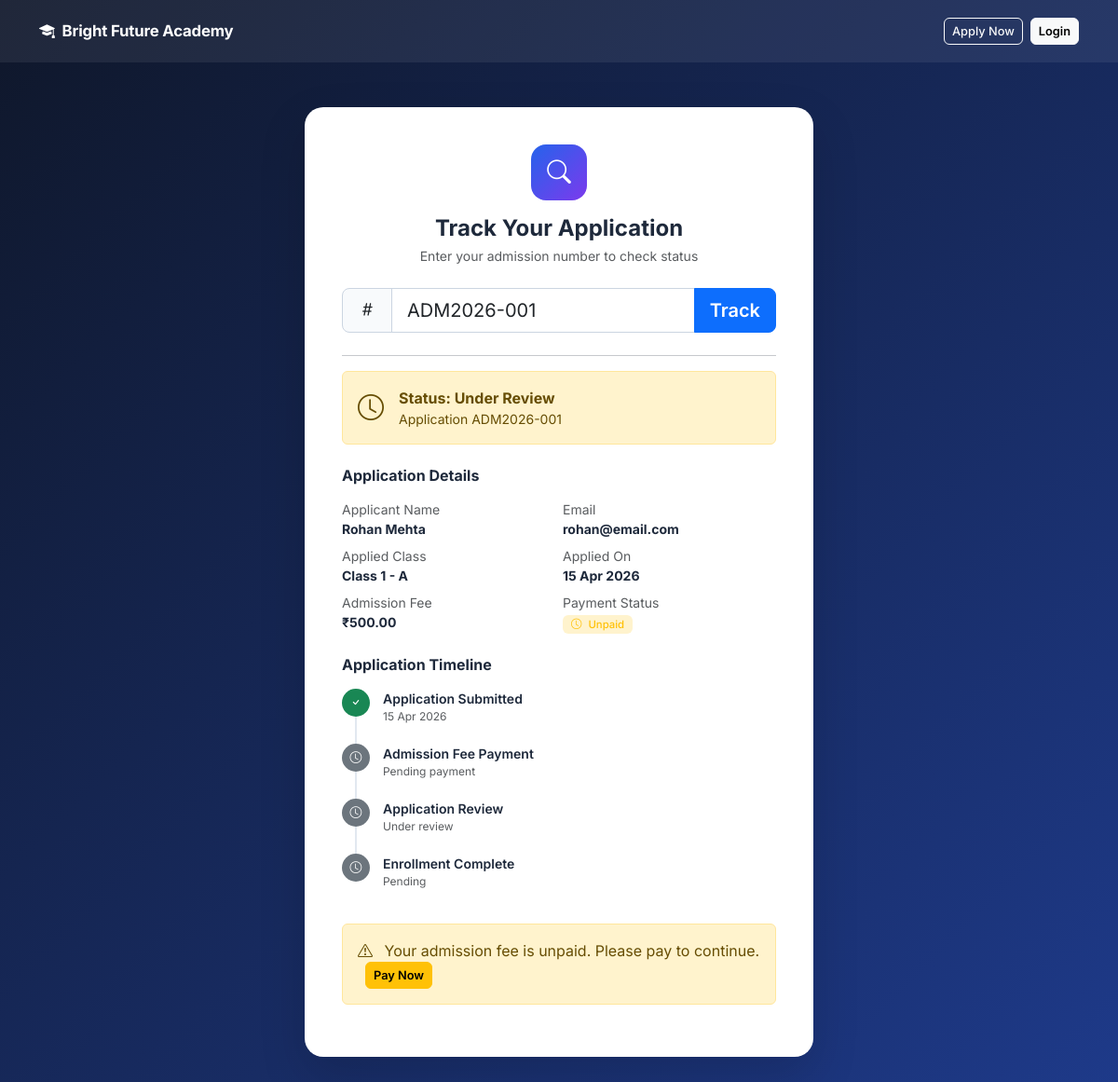
The app's page /admission/track.php?adm=ADM2026-001 with its own data.
### tables this page shows
CREATE TABLE IF NOT EXISTS settings (
    id INT AUTO_INCREMENT PRIMARY KEY,
    setting_key VARCHAR(100) UNIQUE NOT NULL,
    setting_value TEXT,
    setting_group VARCHAR(50) DEFAULT 'general',
    updated_at TIMESTAMP DEFAULT CURRENT_TIMESTAMP ON UPDATE CURRENT_TIMESTAMP
);

CREATE TABLE IF NOT EXISTS admissions (
    id INT AUTO_INCREMENT PRIMARY KEY,
    admission_no VARCHAR(20) UNIQUE NOT NULL,
    applicant_name VARCHAR(100) NOT NULL,
    applicant_email VARCHAR(100) NOT NULL,
    applicant_phone VARCHAR(20) NOT NULL,
    date_of_birth DATE,
    gender ENUM('Male','Female','Other'),
    address TEXT,
    parent_name VARCHAR(100) NOT NULL,
    parent_phone VARCHAR(20) NOT NULL,
    parent_email VARCHAR(100),
    applying_class_id INT,
    previous_school VARCHAR(150),
    previous_marks DECIMAL(5,2),
    blood_group VARCHAR(5),
    status ENUM('pending','approved','rejected','enrolled') DEFAULT 'pending',
    admission_fee DECIMAL(10,2) DEFAULT 500.00,
    fee_status ENUM('unpaid','paid','refunded') DEFAULT 'unpaid',
    payment_txn_id VARCHAR(100),
    payment_date DATETIME,
    payment_method VARCHAR(50),
    remarks TEXT,
    user_id INT,      
    applied_at TIMESTAMP DEFAULT CURRENT_TIMESTAMP,
    updated_at TIMESTAMP DEFAULT CURRENT_TIMESTAMP ON UPDATE CURRENT_TIMESTAMP,
    FOREIGN KEY (applying_class_id) REFERENCES classes(id) ON DELETE SET NULL
);

CREATE TABLE IF NOT EXISTS classes (
    id INT AUTO_INCREMENT PRIMARY KEY,
    class_name VARCHAR(50) NOT NULL,
    section VARCHAR(10) NOT NULL,
    class_teacher_id INT,
    seats INT DEFAULT 40,
    created_at TIMESTAMP DEFAULT CURRENT_TIMESTAMP,
    UNIQUE KEY uq_class_section (class_name, section)
);

### config/db.php (called while the page is built, shortened)
<?php
function getDB() {
    static $conn = null;
    if ($conn === null) {
        $conn = new mysqli(DB_HOST, DB_USER, DB_PASS, DB_NAME);
        $conn->set_charset('utf8mb4');
    }
    return $conn;
}
function getSetting($key, $default = '') {
    $db  = getDB();
    $key = $db->real_escape_string($key);
    $res = $db->query("SELECT setting_value FROM settings WHERE setting_key='$key' LIMIT 1");
    if ($res && $res->num_rows > 0) {
        return $res->fetch_assoc()['setting_value'];
    }
    return $default;
}
function sanitize($data) {
    return htmlspecialchars(strip_tags(trim($data)));
}
function dbSanitize($data) {
    $db = getDB();
    return $db->real_escape_string(strip_tags(trim($data)));
}
function formatDate($d) {
    return $d ? date('d M Y', strtotime($d)) : '-';
}

### admission/track.php (the view, shortened to what this page needs)
<?php
require_once '../config/db.php';
$db = getDB();
$admNo  = sanitize($_GET['adm'] ?? '');
$adm    = null;
if ($_SERVER['REQUEST_METHOD'] === 'GET' && $admNo) {
    $admNoEsc = dbSanitize($admNo);
    $res = $db->query("
        SELECT a.*, c.class_name, c.section
        FROM admissions a
        LEFT JOIN classes c ON a.applying_class_id=c.id
        WHERE a.admission_no='$admNoEsc' LIMIT 1
    ");
    if ($res && $res->num_rows > 0) {
        $adm = $res->fetch_assoc();
    } else {
        $notFound = true;
    }
}
$schoolName = getSetting('school_name', APP_NAME);
?>
<!DOCTYPE html>
<html lang="en">
<head>
    <link href="https://cdn.jsdelivr.net/npm/bootstrap@5.3.2/dist/css/bootstrap.min.css" rel="stylesheet">
    <link href="https://cdn.jsdelivr.net/npm/bootstrap-icons@1.11.3/font/bootstrap-icons.css" rel="stylesheet">
    <link href="<?= APP_URL ?>/assets/css/style.css" rel="stylesheet">
</head>
<body style="background:linear-gradient(135deg,#0f172a,#1e3a8a);min-height:100vh">
<nav class="navbar navbar-dark py-3" style="background:rgba(255,255,255,.07)">
    <div class="container">
        <a class="navbar-brand fw-700 text-white" href="<?= APP_URL ?>">
            <i class="bi bi-mortarboard-fill me-2"></i><?= htmlspecialchars($schoolName) ?>
        </a>
        <div class="d-flex gap-2">
            <a href="apply.php" class="btn btn-outline-light btn-sm">Apply Now</a>
            <a href="<?= APP_URL ?>/auth/login.php" class="btn btn-light btn-sm fw-600">Login</a>
        </div>
    </div>
</nav>
<div class="container py-5">
    <div class="row justify-content-center">
        <div class="col-lg-6">
            <div class="track-card">
                <div class="text-center mb-4">
                    <div style="width:60px;height:60px;background:linear-gradient(135deg,#2563eb,#7c3aed);border-radius:16px;display:flex;align-items:center;justify-content:center;margin:0 auto 16px;font-size:1.6rem;color:#fff">
                        <i class="bi bi-search"></i>
                    </div>
                    <h4 class="fw-700 mb-1">Track Your Application</h4>
                    <p class="text-muted small">Enter your admission number to check status</p>
                </div>
                <form method="GET" class="mb-4">
                    <div class="input-group input-group-lg">
                        <span class="input-group-text"><i class="bi bi-hash"></i></span>
                        <input type="text" name="adm" class="form-control"
                               placeholder="e.g. ADM2026-001"
                               value="<?= htmlspecialchars($admNo) ?>">
                        <button type="submit" class="btn btn-primary fw-600">Track</button>
                    </div>
                </form>
                <?php if ($adm):
                    $statusInfo = [
                        'pending'  => ['icon'=>'clock',          'color'=>'warning', 'label'=>'Under Review'],
                        'approved' => ['icon'=>'check-circle',   'color'=>'success', 'label'=>'Approved'],
                        'rejected' => ['icon'=>'x-circle',       'color'=>'danger',  'label'=>'Rejected'],
                        'enrolled' => ['icon'=>'mortarboard-fill','color'=>'primary', 'label'=>'Enrolled'],
                    ];
                    $si = $statusInfo[$adm['status']] ?? $statusInfo['pending'];
                ?>
                <hr>
                <div class="alert alert-<?= $si['color'] ?> d-flex align-items-center gap-3 mb-4">
                    <i class="bi bi-<?= $si['icon'] ?> fs-3"></i>
                    <div>
                        <div class="fw-700">Status: <?= $si['label'] ?></div>
                        <div class="small">Application <?= htmlspecialchars($adm['admission_no']) ?></div>
                    </div>
                </div>
                <h6 class="fw-700 mb-3">Application Details</h6>
                <div class="row g-2 small mb-4">
                    <div class="col-6"><span class="text-muted d-block">Applicant Name</span><strong><?= htmlspecialchars($adm['applicant_name']) ?></strong></div>
                    <div class="col-6"><span class="text-muted d-block">Email</span><strong><?= htmlspecialchars($adm['applicant_email']) ?></strong></div>
                    <div class="col-6"><span class="text-muted d-block">Applied Class</span><strong><?= htmlspecialchars($adm['class_name'].' - '.$adm['section']) ?></strong></div>
                    <div class="col-6"><span class="text-muted d-block">Applied On</span><strong><?= formatDate($adm['applied_at']) ?></strong></div>
                    <div class="col-6">
                        <span class="text-muted d-block">Admission Fee</span>
                        <strong>&#8377;<?= number_format($adm['admission_fee'],2) ?></strong>
                    </div>
                    <div class="col-6">
                        <span class="text-muted d-block">Payment Status</span>
                        <span class="badge bg-<?= $adm['fee_status']==='paid'?'success':'warning' ?>-subtle text-<?= $adm['fee_status']==='paid'?'success':'warning' ?>">
                            <i class="bi bi-<?= $adm['fee_status']==='paid'?'check-circle':'clock' ?> me-1"></i>
                            <?= ucfirst($adm['fee_status']) ?>
                        </span>
                    </div>
                </div>
                <h6 class="fw-700 mb-3">Application Timeline</h6>
                <ul class="status-timeline">
                    <li>
                        <div class="timeline-dot bg-success text-white"><i class="bi bi-check"></i></div>
                        <div>
                            <div class="fw-600 small">Application Submitted</div>
                            <div class="text-muted" style="font-size:.75rem"><?= formatDate($adm['applied_at']) ?></div>
                        </div>
                    </li>
                    <li>
                        <div class="timeline-dot bg-<?= $adm['fee_status']==='paid'?'success':'secondary' ?> text-white">
                            <i class="bi bi-<?= $adm['fee_status']==='paid'?'check':'clock' ?>"></i>
                        </div>
                        <div>
                            <div class="fw-600 small">Admission Fee Payment</div>
                            <div class="text-muted" style="font-size:.75rem">
                                <?= $adm['fee_status']==='paid' ? '&#8377;'.number_format($adm['admission_fee'],2).' paid' : 'Pending payment' ?>
                            </div>
                        </div>
                    </li>
                    <li>
                        <div class="timeline-dot bg-<?= in_array($adm['status'],['approved','enrolled'])?'success':'secondary' ?> text-white">
                            <i class="bi bi-<?= in_array($adm['status'],['approved','enrolled'])?'check':'clock' ?>"></i>
                        </div>
                        <div>
                            <div class="fw-600 small">Application Review</div>
                            <div class="text-muted" style="font-size:.75rem">
                                <?= $adm['status']==='rejected' ? 'Application rejected' : ($adm['status']==='pending'?'Under review':'Approved') ?>
                            </div>
                        </div>
                    </li>
                    <li>
                        <div class="timeline-dot bg-<?= $adm['status']==='enrolled'?'primary':'secondary' ?> text-white">
                            <i class="bi bi-<?= $adm['status']==='enrolled'?'mortarboard-fill':'clock' ?>"></i>
                        </div>
                        <div>
                            <div class="fw-600 small">Enrollment Complete</div>
                            <div class="text-muted" style="font-size:.75rem">
                                <?= $adm['status']==='enrolled' ? 'Student enrolled successfully' : 'Pending' ?>
                            </div>
                        </div>
                    </li>
                </ul>
                <?php if ($adm['fee_status']==='unpaid'): ?>
                <div class="alert alert-warning mt-3">
                    <i class="bi bi-exclamation-triangle me-2"></i>
                    Your admission fee is unpaid. Please pay to continue.
                    <a href="payment.php?id=<?= $adm['id'] ?>" class="btn btn-warning btn-sm ms-2 fw-600">Pay Now</a>
                </div>
                <?php endif; ?>
                <?php endif; ?>
            </div>
        </div>
    </div>
</div>
</body>
</html>

### assets/css/style.css (style rules this page uses)
:root { --sidebar-w: 260px; --sidebar-sm: 68px; --nav-h: 60px; --primary: #2563eb; --primary-dark: #1d4ed8; --success: #16a34a; --warning: #d97706; --danger: #dc2626; --info: #0891b2; --body-bg: #f1f5f9; --card-bg: #ffffff; --border: #e2e8f0; --text-muted: #64748b; --dev-color: #7c3aed; }
*, *::before, *::after { box-sizing: border-box; }
body { font-family: 'Inter', -apple-system, BlinkMacSystemFont, 'Segoe UI', sans-serif; background: var(--body-bg); color: #1e293b; overflow-x: hidden; }
.navbar-brand { font-size: 1.05rem; letter-spacing: -.2px; }
.badge { font-weight: 500; padding: 4px 9px; border-radius: 6px; font-size: .71rem; }
.btn { border-radius: 8px; font-weight: 500; font-size: .875rem; }
.btn-sm { border-radius: 6px; font-size: .8rem; }
.form-control, .form-select { border-radius: 8px; border-color: #cbd5e1; font-size: .875rem; padding: 8px 13px; }
.input-group-text { border-radius: 8px 0 0 8px; border-color: #cbd5e1; background: #f8fafc; }
.track-card { background: #fff; border-radius: 20px; padding: 40px; box-shadow: 0 20px 50px rgba(0,0,0,.15); }
.status-timeline { list-style: none; padding: 0; }
.status-timeline li { display: flex; align-items: flex-start; gap: 14px; padding-bottom: 20px; position: relative; }
.status-timeline li::before { content: ''; position: absolute; left: 14px; top: 30px; width: 2px; height: calc(100% - 10px); background: #e2e8f0; }
.status-timeline li:last-child::before { display: none; }
.timeline-dot { width: 30px; height: 30px; border-radius: 50%; display: flex; align-items: center; justify-content: center; flex-shrink: 0; font-size: .8rem; }
.fw-600 { font-weight: 600; }
.fw-700 { font-weight: 700; }

### records on screen
settings: setting_value "Bright Future Academy"
admissions: status "Under Review", admission_no "ADM2026-001", applicant_name "Rohan Mehta", applicant_email "rohan@email.com", applying_class.section "Class 1 - A", applied_at "15 Apr 2026", admission_fee "500.00", fee_status "Unpaid"
